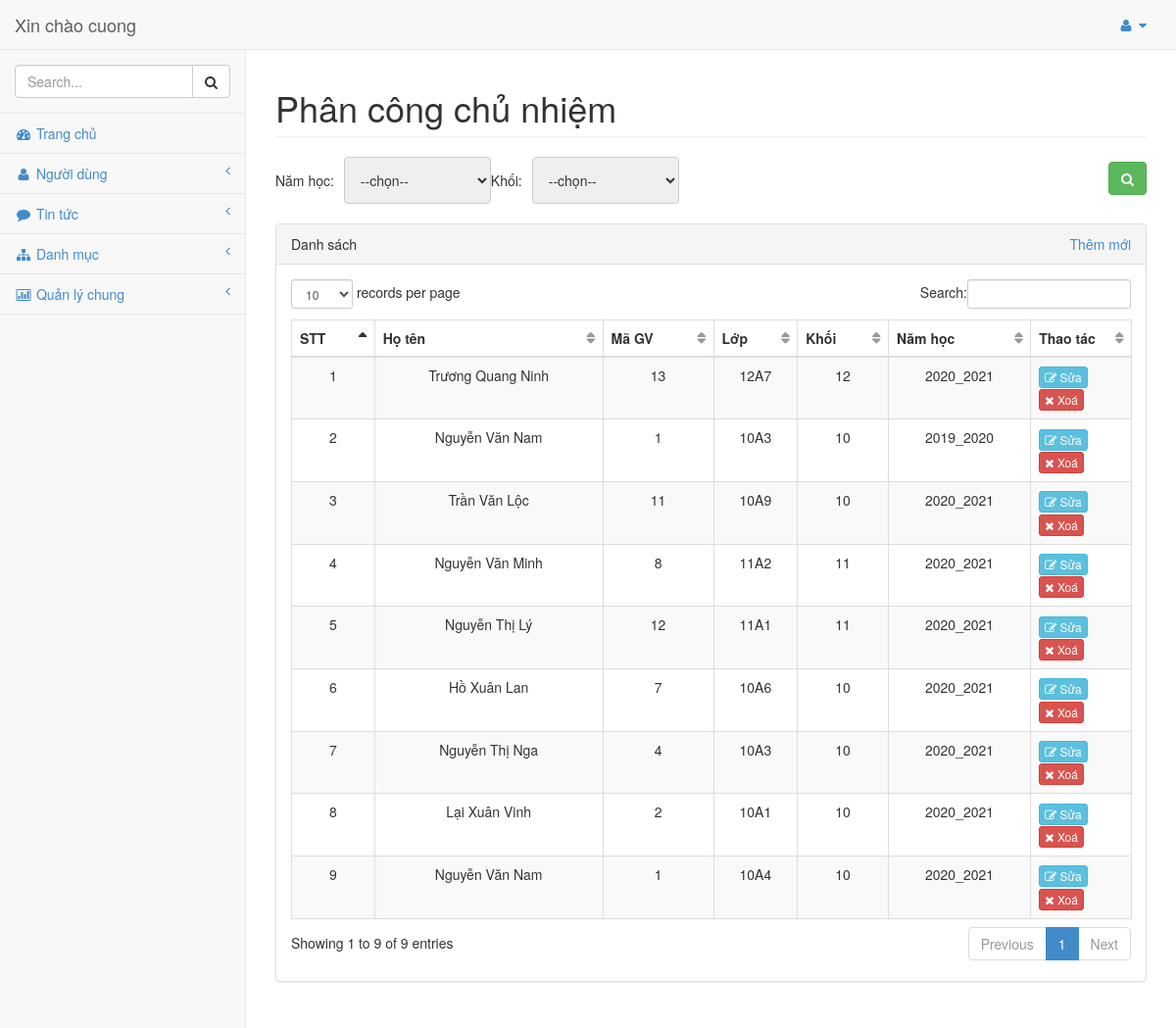
Screenshot of /admin/modules/pc_chunhiem/index.php (signed in) with the database file from the repository.
### tables this page shows
CREATE TABLE `phancong_cn` (
  `id_pc_cn` int NOT NULL,
  `magv` int NOT NULL,
  `malh` int NOT NULL,
  `id_namhoc` int NOT NULL
);

CREATE TABLE `giaovien` (
  `magv` int NOT NULL,
  `hoten_dem` varchar(50) NOT NULL,
  `ten_gv` varchar(30) NOT NULL,
  `password` varchar(20) NOT NULL,
  `chucvu` varchar(30) NOT NULL,
  `gioitinh` varchar(20) NOT NULL,
  `diachi` varchar(50) NOT NULL,
  `sodt` varchar(11) NOT NULL,
  `email` varchar(30) NOT NULL,
  `tinhtrang` int NOT NULL DEFAULT '1',
  `quyen` int NOT NULL DEFAULT '0',
  `ngaydk` date NOT NULL
);

CREATE TABLE `lop` (
  `malh` int NOT NULL,
  `tenlop` varchar(20) NOT NULL,
  `makhoi` int NOT NULL
);

CREATE TABLE `khoi` (
  `makhoi` int NOT NULL,
  `tenkhoi` varchar(30) NOT NULL
);

CREATE TABLE `namhoc` (
  `id_namhoc` int NOT NULL,
  `namhoc` varchar(20) NOT NULL
);

### admin/libraries/database.php (called while the page is built, shortened)
<?php
    include("connect.php");
    $sql = 'SELECT * FROM phancong_cn pccn INNER JOIN giaovien gv ON gv.magv = pccn.magv INNER JOIN lop lh ON lh.malh = pccn.malh INNER JOIN khoi k ON k.makhoi = lh.makhoi INNER JOIN namhoc nh ON pccn.id_namhoc = nh.id_namhoc ORDER BY pccn.id_pc_cn DESC' ;
    $dl_pccn = $conn->query($sql);
?>

### admin/modules/pc_chunhiem/index.php (the view, shortened to what this page needs)
<?php require_once __DIR__ . "../../header.php"; ?>
<div id="page-wrapper">
    <div class="row">
        <div class="col-lg-12">
            <h1 class="page-header">Phân công chủ nhiệm
            </h1>
        </div>
    </div>
    <div class="row">
        <div class="col-lg-12">
            <form action="" method="POST">
                <table style="width: 100%; margin-bottom: 20px;">
                    <tbody>
                        <tr>
                            <td>
                                <table style="width: 100%;">
                                    <tbody>
                                        <tr style="float: left;">
                                            <td><span style="margin-right: 10px">Năm học: </span></td>
                                            <td>
                                                <select name="id_namhoc" class="subject-select" style="width:150px;">
                                                    <option value="">--chọn--</option>
                                                </select>
                                            </td>
                                        </tr>
                                        <tr style="float: left;">
                                            <td><span style="margin-right: 10px"> Khối: </span></td>
                                            <td>
                                                <select name="makhoi" class="subject-select" style="width:150px;">
                                                    <option value="">--chọn--</option>
                                                </select>
                                            </td>
                                        </tr>
                                        <tr style="float: right; padding-top: 5px;">
                                            <td>
                                                <button class="btn btn-success" type="submit" name="search"
                                                    value="search"><i class="fa fa-search"></i></button>
                                            </td>
                                        </tr>
                                    </tbody>
                                </table>
                            </td>
                        </tr>
                    </tbody>
                </table>
            </form>
        </div>
    </div>
    <div class="row">
        <div class="col-lg-12">
            <form action="" method="POST">
                <div class="panel panel-default">
                    <div class="panel-heading">
                        Danh sách
                        <div class="link-create" style="float: right;">
                            <a href="add.php">Thêm mới</a>
                        </div>
                    </div>
                    <div class="panel-body">
                        <div class="table-responsive">
                            <table class="table table-striped table-bordered table-hover" id="dataTables-example">
                                <thead>
                                    <tr>
                                        <th align='center'>STT</th>
                                        <th align='center'>Họ tên</th>
                                        <th align='center'>Mã GV</th>
                                        <th align='center'>Lớp</th>
                                        <th align='center'>Khối</th>
                                        <th align='center'>Năm học</th>
                                        <th align='center'>Thao tác</th>
                                    </tr>
                                </thead>
                                <tbody>
                                    <?php
                                    $stt = 1;
                                    if ($_SERVER['REQUEST_METHOD'] == "POST") {
                                        $error = array();
                                        if (empty($_POST['makhoi'] && $_POST['id_namhoc'])) {
                                            $error['makhoi'] = "Bạn cần chọn khối và năm học";
                                        } else {
                                            $makhoi = $_POST['makhoi'];
                                            $id_namhoc = $_POST['id_namhoc'];
                                        }
                                        if (empty($error)) {
                                            switch ($search) {
                                                case "ds":
                                                    foreach ($result_dlhs as $row) {
                                                        echo "
                                                                <tr class='odd gradeX'>
                                                                    <td align='center'>
                                                                        " . $stt . "
                                                                    </td>
                                                                    <td align='center'>" . $row['hoten_dem'] . " " . $row['ten_gv'] . "</td>
                                                                    <td align='center'>" . $row['magv'] . "</td>
                                                                    <td align='center'>" . $row['tenlop'] . "</td>
                                                                    <td align='center'>" . $row['tenkhoi'] . "</td>
                                                                    <td align='center'>" . $row['namhoc'] . "</td>
                                                                    <td class='center' style='width: 12%'>
                                                                        <a class='btn btn-xs btn-info' align='center' href='edit.php?id=" . $row['id_pc_cn'] . "'> <i class='fa fa-edit'></i> Sửa</a>
                                                                        <a class='btn btn-xs btn-danger' align='center' href='delete.php?id=" . $row['id_pc_cn'] . "'> <i class='fa fa-times'></i> Xoá</a>
                                                                    </td>
                                                                </tr>
                                                                ";
                                                        $stt++;
                                                    }
                                                    break;
                                            }
                                        }
                                    } else {
                                        foreach ($dl_pccn as $row) {
                                            echo "
                                                                <tr class='odd gradeX'>
                                                                    <td align='center'>
                                                                        " . $stt . "
                                                                    </td>
                                                                    <td align='center'>" . $row['hoten_dem'] . " " . $row['ten_gv'] . "</td>
                                                                    <td align='center'>" . $row['magv'] . "</td>
                                                                    <td align='center'>" . $row['tenlop'] . "</td>
                                                                    <td align='center'>" . $row['tenkhoi'] . "</td>
                                                                    <td align='center'>" . $row['namhoc'] . "</td>
                                                                    <td class='center' style='width: 12%'>
                                                                        <a class='btn btn-xs btn-info' align='center' href='edit.php?id=" . $row['id_pc_cn'] . "'> <i class='fa fa-edit'></i> Sửa</a>
                                                                        <a class='btn btn-xs btn-danger' align='center' href='delete.php?id=" . $row['id_pc_cn'] . "'> <i class='fa fa-times'></i> Xoá</a>
                                                                    </td>
                                                                </tr>
                                                                ";
                                            $stt++;
                                        }
                                    }
                                    ?>
                                </tbody>
                            </table>
                        </div>
                    </div>
                </div>
            </form>
        </div>
    </div>
</div>
<?php require_once __DIR__ . "../../footer.php"; ?>

### admin/libraries/css/sb-admin.css (style rules this page uses)
body { padding-top: 100px; background-color: #f8f8f8; }
@media (min-width:768px) { body { padding-top: 50px; } }
#page-wrapper { padding: 0 15px; min-height: 568px; background-color: #fff; }
@media (min-width:768px) { #page-wrapper { position: inherit; margin: 0 0 0 250px; padding: 0 30px; min-height: 1300px; border-left: 1px solid #e7e7e7; } }
table.dataTable thead .sorting, table.dataTable thead .sorting_asc, table.dataTable thead .sorting_desc, table.dataTable thead .sorting_asc_disabled, table.dataTable thead .sorting_desc_disabled { background: transparent; }
table.dataTable thead .sorting_asc:after { content: "\f0de"; float: right; font-family: fontawesome; }
table.dataTable thead .sorting:after { content: "\f0dc"; float: right; font-family: fontawesome; color: rgba(50,50,50,.5); }

### admin/libraries/css/style.css (style rules this page uses)
.row input[type=text],select, textarea { width: 100%; padding: 12px; border: 1px solid #ccc; border-radius: 4px; resize: vertical; outline: none; }
.row:after { content: ""; display: table; clear: both; }

### rows the page displays
phancong_cn: magv.hoten_dem "Trương Quang", magv.ten_gv "Ninh", magv.magv "13", malh.tenlop "12A7", khoi.tenkhoi "12", id_namhoc.namhoc "2020_2021"
phancong_cn: magv.hoten_dem "Nguyễn Văn", magv.ten_gv "Nam", magv.magv "1", malh.tenlop "10A3", khoi.tenkhoi "10", id_namhoc.namhoc "2019_2020"
phancong_cn: magv.hoten_dem "Trần Văn", magv.ten_gv "Lộc", magv.magv "11", malh.tenlop "10A9", khoi.tenkhoi "10", id_namhoc.namhoc "2020_2021"
phancong_cn: magv.hoten_dem "Nguyễn Văn", magv.ten_gv "Minh", magv.magv "8", malh.tenlop "11A2", khoi.tenkhoi "11", id_namhoc.namhoc "2020_2021"
phancong_cn: magv.hoten_dem "Nguyễn Thị", magv.ten_gv "Lý", magv.magv "12", malh.tenlop "11A1", khoi.tenkhoi "11", id_namhoc.namhoc "2020_2021"
phancong_cn: magv.hoten_dem "Hồ Xuân", magv.ten_gv "Lan", magv.magv "7", malh.tenlop "10A6", khoi.tenkhoi "10", id_namhoc.namhoc "2020_2021"
phancong_cn: magv.hoten_dem "Nguyễn Thị", magv.ten_gv "Nga", magv.magv "4", malh.tenlop "10A3", khoi.tenkhoi "10", id_namhoc.namhoc "2020_2021"
phancong_cn: magv.hoten_dem "Lại Xuân", magv.ten_gv "Vinh", magv.magv "2", malh.tenlop "10A1", khoi.tenkhoi "10", id_namhoc.namhoc "2020_2021"
phancong_cn: magv.hoten_dem "Nguyễn Văn", magv.ten_gv "Nam", magv.magv "1", malh.tenlop "10A4", khoi.tenkhoi "10", id_namhoc.namhoc "2020_2021"

### other values shown
$_SESSION['admin'] "cuong"
